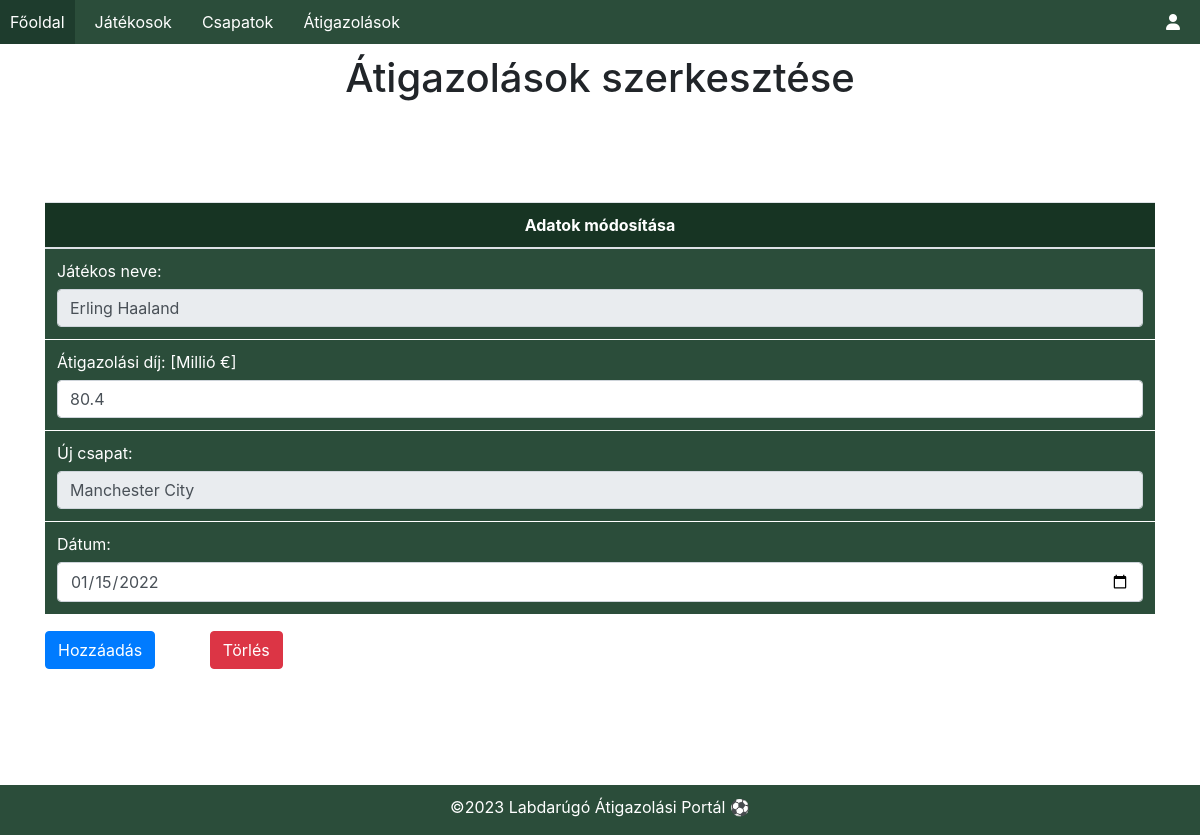
Page /edit_atigazolas.php?atigazolasid=2 on the committed database.
### tables this page shows
create table atigazolas(
    id int primary key auto_increment not NULL,
    jatekosid int not NULL,
    regi_csapatid int not NULL,
    uj_csapatid int not NULL,
    osszeg float,
    datum date not NULL,

    FOREIGN KEY (jatekosid) REFERENCES jatekos(id),
    FOREIGN KEY (regi_csapatid) REFERENCES csapat(id),
    FOREIGN KEY (uj_csapatid) REFERENCES csapat(id)
);

create table jatekos(
    id int primary key auto_increment not NULL,
    nev nvarchar(100),
    ertek float,
    nemzetiseg nvarchar(100)
);

create table csapat(
    id int primary key auto_increment not NULL,
    nev nvarchar(100),
    nemzetiseg nvarchar(100)
);

### edit_atigazolas.php (the view, shortened to what this page needs)
<?php
$link = getdb();
$atigazolasid = (int) $_GET['atigazolasid'];
$query = sprintf(
    "SELECT jatekos.id AS jatekosid, jatekos.nev AS jatekosnev, atigazolas.osszeg AS osszeg, atigazolas.datum AS datum,
regi_csapat.nev AS regi_csapatnev, uj_csapat.nev AS uj_csapatnev, uj_csapat.id AS uj_csapatid
FROM jatekos INNER JOIN atigazolas ON jatekos.id = atigazolas.jatekosid
INNER JOIN csapat AS regi_csapat ON regi_csapat.id = atigazolas.regi_csapatid
INNER JOIN csapat AS uj_csapat ON uj_csapat.id = atigazolas.uj_csapatid
WHERE atigazolas.id = %s",
    mysqli_real_escape_string($link, $atigazolasid)
)
    or die(mysqli_error($link));
$eredmeny = mysqli_query($link, $query);
$row = mysqli_fetch_array($eredmeny);
?>
<html>
<head>
    <?php include 'head.php' ?>
</head>
<body>
    <div class="container">
        <main>
            <h1>Átigazolások szerkesztése</h1>
        </main>
        <form method="POST">
            <table class="table">
                <thead>
                    <tr>
                        <th style="text-align:center;">
                            Adatok módosítása
                        </th>
                    </tr>
                </thead>
                <tbody>
                    <tr>
                        <td>
                            <label for='jatekosid'>Játékos neve:</label>
                            <input id="jatekosnev" class="form-control" readonly type="text"
                                value="<?= $row['jatekosnev'] ?>" />
                        </td>
                    </tr>
                    <tr>
                        <td>
                            <label for="osszeg">Átigazolási díj: [Millió &#8364;]</label>
                            <input class="form-control" name="osszeg" id="osszeg" type="float"
                                value="<?= $row['osszeg'] ?>" />
                        </td>
                    </tr>
                    <tr>
                        <td>
                            <label for='uj_csapatid'>Új csapat:</label>
                            <input id="uj_csapatnev" class="form-control" readonly type="text"
                                value="<?= $row['uj_csapatnev'] ?>" />
                        </td>
                    </tr>
                    <tr>
                        <td>
                            <label for="datum">Dátum:</label>
                            <input class="form-control" name="datum" id="datum" type="date"
                                value="<?= $row['datum'] ?>" />
                        </td>
                    </tr>
                </tbody>
            </table>
            <input class="btn btn-primary" style="margin-right:50px;" name="hozzaadas" type="submit"
                value="Hozzáadás" />
            <input class="btn btn-danger" name="torles" id="torles" type="submit" value="Törlés" />
        </form>
    </div>
    <footer>
        <p>&#169;2023 Labdarúgó Átigazolási Portál &#9917;</p>
    </footer>
</body>
<html>

### green_style.css (style rules this page uses)
main { text-align: center; margin-top: 10px; margin-bottom: 100px; }
body { display: flex; flex-direction: column; min-height: 100vh; }
.container { flex: 1; padding-bottom: 100px; }
footer { width: 100%; padding-top: 10px; height: 50px; background-color: #2b4d3a; color: #fff; text-align: center; }
.menu { display: flex; justify-content: space-between; align-items: center; background-color: #2b4d3a; color: #fff; }
.menu ul { list-style: none; margin: 0; padding: 0; display: flex; }
.menu li { margin-right: 10px; }
.menu a { display: block; padding: 10px; text-decoration: none; color: #fff; }
.table { border-collapse: collapse; margin-top: 100px; width: 100%; color: #fff; background-color: #2b4d3a; }
.table th, .table td { padding: 12px; text-align: left; border-bottom: 1px solid #fff; }
.table th { background-color: #173423; color: #fff; }

### rows in the picture
atigazolas: jatekosid.nev "Erling Haaland", osszeg "80.4", uj_csapatid.nev "Manchester City", datum "01/15/2022"
